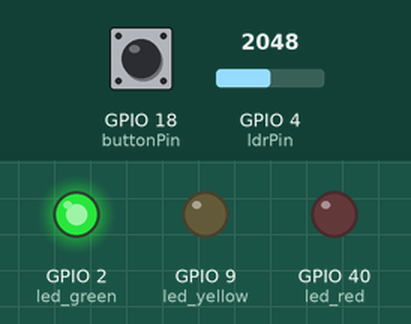
The sketch below on a simulated ESP32-S3. Shown: output pins drawn as LEDs (lit = HIGH). The test bench sets the inputs (shaded band); at power-on: GPIO 4 (ldrPin) = 2048, GPIO 18 (buttonPin) HIGH. WiFi joins after 1.5 s; servers stay silent unless stated; what the sketch prints to the serial monitor is not drawn.

Above: at 2.9 s.
3.0 s: GPIO 4 (ldrPin) set to 657
At 8.5 s:
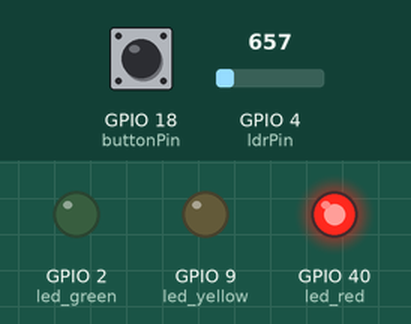
16.0 s: GPIO 4 (ldrPin) set to 577
At 19.4 s:
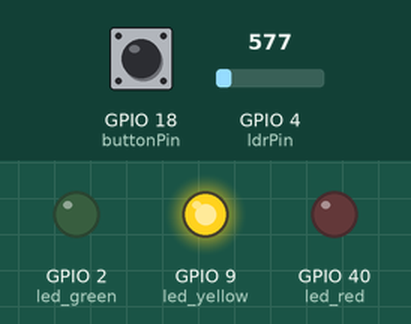
Timing chart, 0 to 24.2 s (numbered marks = the images above; inputs shaded):
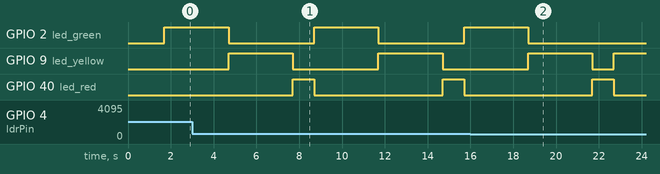

Measured:
- the behaviour switches between 601 and 600 on GPIO 4 (ldrPin) (found by bisection; images 1 and 2)
- after the input at 16.0 s, GPIO 2 (led_green): goes on until 18.7 s, then stays LOW
- by itself, GPIO 2 (led_green): alternates HIGH for 3.0 s and LOW for 4.0 s

The sketch:

sketch.ino
```cpp
#include <WiFi.h>
#include <HTTPClient.h>

#define led_yellow 9 // Pin used to control yellow led
#define led_green 2 // Pin used to control green led
#define led_red 40 // Pin used to control red led

const int buttonPin = 18;  // the number of the pushbutton pin
int buttonState = 0;  // variable for reading the pushbutton status

const int ldrPin = 4;  // the number of the pushbutton pin
int threshold=600;

void setup() {

  // Initial configuration of the pins to control the leds as OUTPUTS
  pinMode(led_yellow,OUTPUT);
  pinMode(led_green,OUTPUT);
  pinMode(led_red,OUTPUT);

  // Initiates INPUTS
  pinMode(buttonPin, INPUT); // Initialize the pushbutton pin as an input
  pinMode(ldrPin, INPUT);

  digitalWrite(led_yellow, LOW);
  digitalWrite(led_green, LOW);
  digitalWrite(led_red, LOW);

  Serial.begin(9600);   // Configuration to debug through serial interface between ESP and computer, with a baud rate of 9600

  WiFi.begin("Wokwi-GUEST", ""); // Connect to the open wifi network with the SSID Wokwi-GUEST

  while (WiFi.status() != WL_CONNECTED) {
    delay(100);
    Serial.print(".");
  }
  Serial.println("Connected the the wifi successfully!");   // Considering that the loop above ended, the ESP32 is now conected to the WiFi (another option is to put this commant inside the if bellow)

  // Verifies button state
  buttonState = digitalRead(buttonPin);
  if (buttonState == HIGH) {
    Serial.println("Button pressed!");
  } else {
    Serial.println("Button not pressed!");
  }

  if(WiFi.status() == WL_CONNECTED){ // Checks if the ESP is connected to the internet
    HTTPClient http;

    String serverPath = "http://www.google.com.br/"; // Endpoint of the HTTP Request

    http.begin(serverPath.c_str());

    int httpResponseCode = http.GET(); // HTTP Request Result

    if (httpResponseCode>0) {
      Serial.print("HTTP Response code: ");
      Serial.println(httpResponseCode);
      //String payload = http.getString();
      //Serial.println(payload);
      }
    else {
      Serial.print("Error code: ");
      Serial.println(httpResponseCode);
      }
      http.end();
    }

  else {
    Serial.println("WiFi Disconnected");
  }
}

void loop() {
  int ldrstatus=analogRead(ldrPin);
  Serial.println(ldrstatus);
  if(ldrstatus<=threshold){
    //Serial.print("its dark turn on led");

    digitalWrite(led_yellow, HIGH);
    delay(1000);
    digitalWrite(led_yellow, LOW);

  }else{
    //Serial.print("its bright turn off light");
    //Serial.println(ldrstatus);
    digitalWrite(led_green, HIGH);
    delay(3000);
    digitalWrite(led_green, LOW);

    digitalWrite(led_yellow, HIGH);
    delay(3000);
    digitalWrite(led_yellow, LOW);

    digitalWrite(led_red, HIGH);
    buttonState = digitalRead(buttonPin);
    if (buttonState == HIGH) {
      delay(1000);
    }
    else {
      delay(5000);
    }
    digitalWrite(led_red, LOW);
  }
}
```
